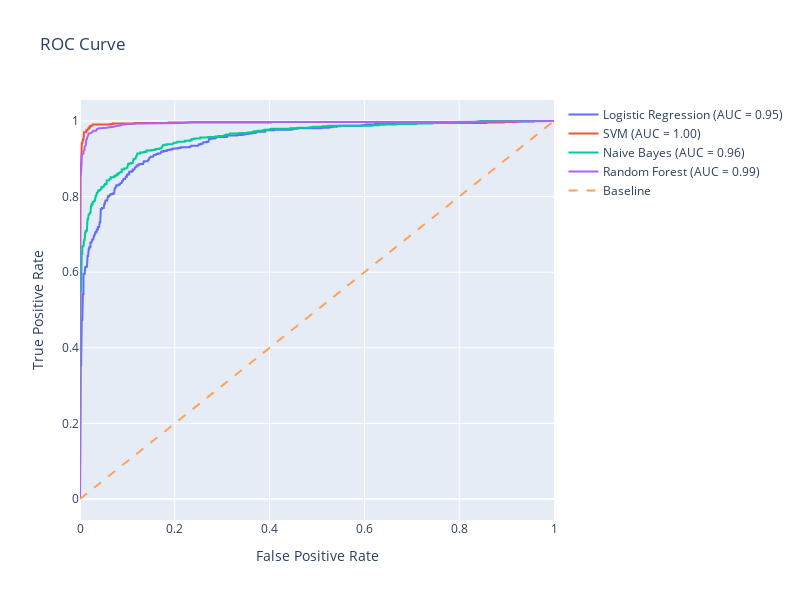

Notebook code cell kept with this figure:
### Markdown cell above
<h2 style="font-weight:bold;font-family:'JetBrains Mono';color:#74c7ec">Metrics - ROC Curve</h2>

### Code cell
model_names = ['Logistic Regression', 'SVM', 'Naive Bayes', 'Random Forest']
classifiers = [LogisticRegression(max_iter=1000, random_state=0), SVC(random_state=0, probability=True), GaussianNB(), RandomForestClassifier(random_state=0)]

fig = go.Figure()

for clf, model_name in zip(classifiers, model_names):
    # Train the model on the training data
    clf.fit(X_train, y_train)
    
    # Compute predicted probabilities: y_pred_prob
    y_pred_prob = clf.predict_proba(X_test)[:, 1]

    # Compute and print AUC score
    auc_score = roc_auc_score(y_test, y_pred_prob)
    print(f"{fc.YELLOW + sc.BRIGHT}AUC of {model_name}:{fc.RESET + sc.NORMAL} {auc_score * 100:.2f}%")

    # Compute cross-validated AUC
    try:
        cv_auc = cross_val_score(clf, X_values, y, cv=5, scoring='roc_auc', error_score='raise')
    except:
        cv_auc = np.zeros(5)
    print(f"{fc.YELLOW + sc.BRIGHT}Cross-validated AUC of {model_name}:{fc.RESET + sc.NORMAL} {cv_auc.mean() * 100:.2f}%\n")

    # Compute ROC curve and area the curve
    fpr, tpr, thresholds = roc_curve(y_test, y_pred_prob)
    fig.add_trace(go.Scatter(x=fpr, y=tpr, mode='lines', name=f'{model_name} (AUC = {auc_score:.2f})'))

fig.add_trace(go.Scatter(x=[0, 1], y=[0, 1], mode='lines', name='Baseline', line=dict(dash='dash')))
fig.update_layout(xaxis_title='False Positive Rate', yaxis_title='True Positive Rate', title='ROC Curve', showlegend=True, height=600, width=800)
fig.show()

### Figure 1 — Plotly figure (JSON) as saved in the notebook; plotly's stock layout.template omitted (floating-point values rounded to 4 significant figures; data arrays with more than 128 entries replaced by an {"elided": "..."} marker saying what was removed)
{"data": [{"mode": "lines", "name": "Logistic Regression (AUC = 0.95)", "type": "scatter", "x": {"elided": "282 float values"}, "y": {"elided": "282 float values"}}, {"mode": "lines", "name": "SVM (AUC = 1.00)", "type": "scatter", "x": [0, 0, 0, 0.001221, 0.001221, 0.002442, 0.002442, 0.003663, 0.003663, 0.004884, 0.004884, 0.006105, 0.006105, 0.007326, 0.007326, 0.008547, 0.008547, 0.01343, 0.01343, 0.01587, 0.01587, 0.01709, 0.01709, 0.01832, 0.01832, 0.02076, 0.02076, 0.0232, 0.0232, 0.02564, 0.02564, 0.02686, 0.02686, 0.06471, 0.06471, 0.0696, 0.0696, 0.1148, 0.1148, 0.1868, 0.1868, 0.4029, 0.4029, 0.9182, 0.9182, 0.928, 0.928, 1], "y": [0, 0.00128, 0.863, 0.863, 0.8848, 0.8848, 0.9219, 0.9219, 0.9411, 0.9411, 0.9462, 0.9462, 0.9513, 0.9513, 0.9629, 0.9629, 0.9706, 0.9706, 0.9757, 0.9757, 0.9782, 0.9782, 0.9795, 0.9795, 0.9821, 0.9821, 0.9859, 0.9859, 0.9872, 0.9872, 0.9885, 0.9885, 0.991, 0.991, 0.9923, 0.9923, 0.9936, 0.9936, 0.9949, 0.9949, 0.9962, 0.9962, 0.9974, 0.9974, 0.9987, 0.9987, 1, 1]}, {"mode": "lines", "name": "Naive Bayes (AUC = 0.96)", "type": "scatter", "x": {"elided": "242 float values"}, "y": {"elided": "242 float values"}}, {"mode": "lines", "name": "Random Forest (AUC = 0.99)", "type": "scatter", "x": [0, 0, 0, 0, 0, 0, 0, 0, 0, 0, 0, 0, 0, 0, 0, 0.002442, 0.002442, 0.002442, 0.002442, 0.003663, 0.003663, 0.003663, 0.003663, 0.003663, 0.006105, 0.007326, 0.007326, 0.007326, 0.009768, 0.009768, 0.009768, 0.01221, 0.01221, 0.01343, 0.01343, 0.01465, 0.01465, 0.01709, 0.01709, 0.01832, 0.01954, 0.02198, 0.02442, 0.02442, 0.02808, 0.02808, 0.03297, 0.03419, 0.03541, 0.03541, 0.03785, 0.03907, 0.04029, 0.04274, 0.05128, 0.05617, 0.06227, 0.06349, 0.06593, 0.07204, 0.07326, 0.07814, 0.08059, 0.08669, 0.09158, 0.09646, 0.1001, 0.1087, 0.1172, 0.1319, 0.138, 0.1551, 0.1661, 0.1807, 0.2002, 0.2161, 0.2369, 0.2503, 0.2711, 0.3272, 0.3724, 0.42, 0.4823, 0.5604, 0.6508, 0.7766, 1], "y": [0, 0.1703, 0.3137, 0.4174, 0.507, 0.5711, 0.6287, 0.6748, 0.6991, 0.726, 0.7836, 0.8105, 0.8182, 0.8387, 0.8515, 0.8668, 0.8771, 0.8796, 0.8835, 0.8873, 0.8912, 0.8988, 0.9078, 0.9091, 0.9129, 0.9142, 0.9181, 0.9206, 0.9245, 0.9257, 0.9321, 0.936, 0.9437, 0.9437, 0.9513, 0.9526, 0.9539, 0.9616, 0.9654, 0.9667, 0.9667, 0.968, 0.968, 0.9693, 0.9731, 0.9744, 0.9744, 0.9744, 0.977, 0.9782, 0.9795, 0.9808, 0.9808, 0.9808, 0.9808, 0.9821, 0.9834, 0.9834, 0.9846, 0.9846, 0.9859, 0.9859, 0.9872, 0.9885, 0.991, 0.991, 0.9923, 0.9923, 0.9936, 0.9936, 0.9936, 0.9936, 0.9936, 0.9936, 0.9949, 0.9949, 0.9974, 0.9974, 0.9974, 0.9974, 0.9974, 0.9974, 0.9974, 0.9974, 0.9974, 0.9974, 1]}, {"line": {"dash": "dash"}, "mode": "lines", "name": "Baseline", "type": "scatter", "x": [0, 1], "y": [0, 1]}], "layout": {"height": 600, "showlegend": true, "title": {"text": "ROC Curve"}, "width": 800, "xaxis": {"title": {"text": "False Positive Rate"}}, "yaxis": {"title": {"text": "True Positive Rate"}}}}
